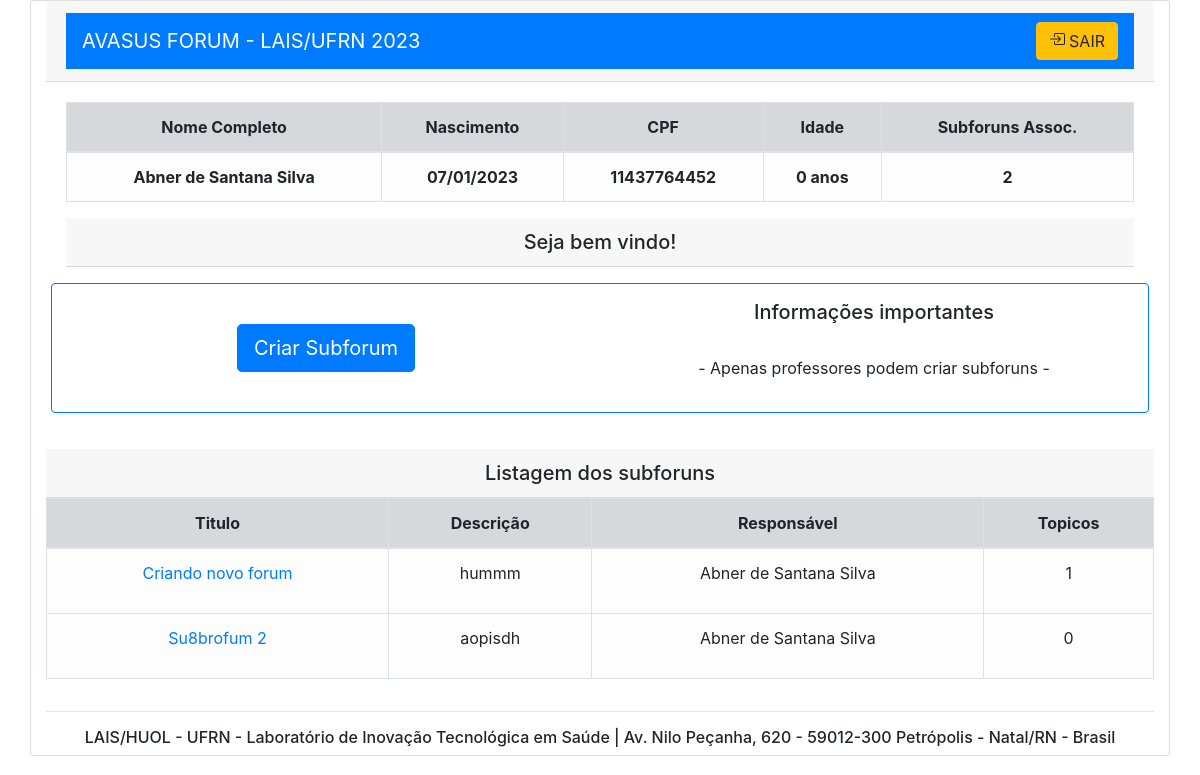
The app's page /pag-inicial (signed in), older data.
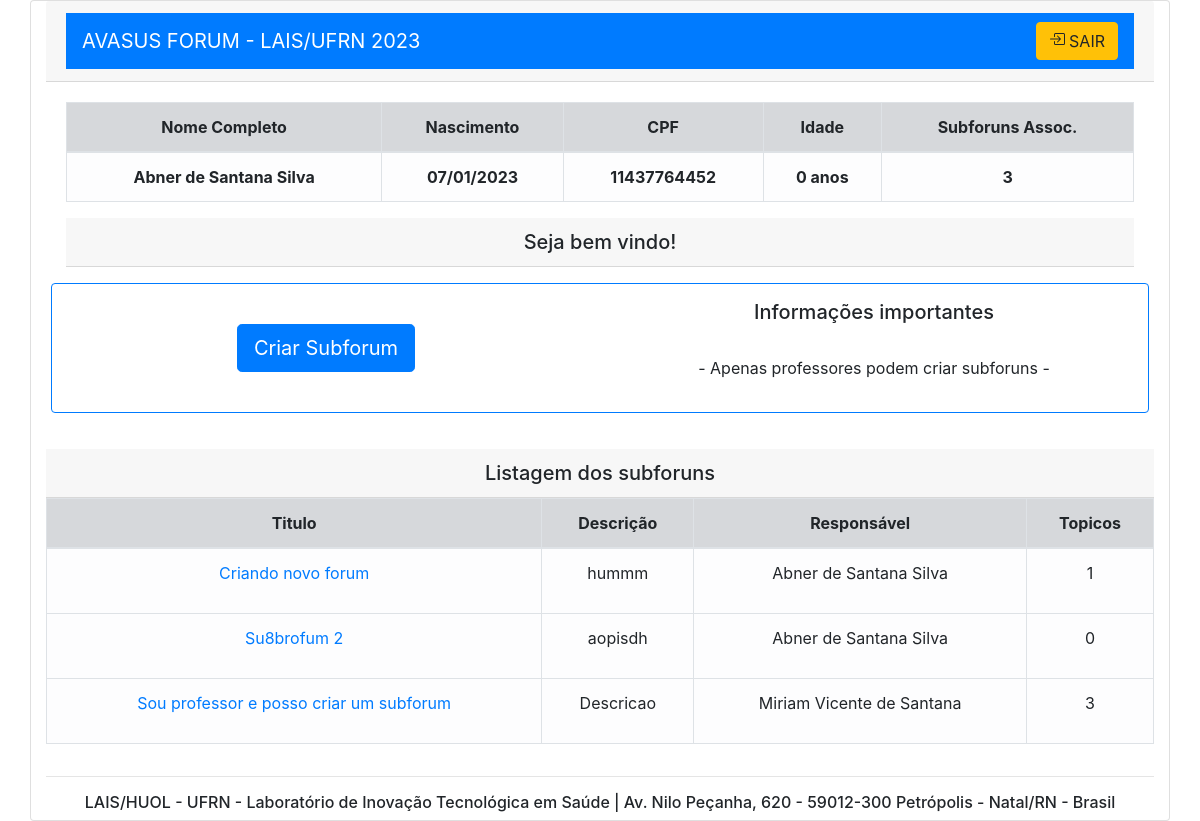
The same page, newer data.
### forum/models.py (models this page shows, shortened)
class Subforum(models.Model):
    cod_subforum = models.AutoField(primary_key=True)
    autor = models.ForeignKey(CustomUser, on_delete=models.CASCADE)
    nome_autor = models.CharField(max_length=50, default=' ')
    cat_subforum = models.ForeignKey(Categoria, on_delete=models.CASCADE)
    nome_social = models.CharField(max_length=50, default=' ')
    titulo = models.CharField(max_length=120, default=' ')
    descricao = models.CharField(max_length=512, default=' ')
    data_criacao = models.DateTimeField(default=timezone.now)
    ESTADO = (
        ("ATV", "Ativado"),
        ("TRC", "Trancado"),
    )
    estado = models.CharField(choices=ESTADO, max_length=4, default='ATV')

### forum/views.py (the view, shortened to what this page needs)
# urls.py: path('pag-inicial', pag_inicial, name='pag-inicial'),
def pag_inicial(request):
    if request.user.is_authenticated == True:
        cpf = request.user.cpf
        nome = request.user.nome_completo
        nasc = CustomUser.objects.filter(cpf=cpf).values_list('nasc')
        dias_ano = 365.2425
        idade = int((datetime.date.today() - nasc[0][0]).days / dias_ano)
        perfil =  CustomUser.objects.filter(cpf=cpf).values_list('perfil')
        if  perfil[0][0] == 'ALU':
            bloquear = 'disabled'
        else:
            bloquear=''
        _cpf = CustomUser.objects.filter(cpf=cpf)
        subforuns_assoc = len(VinculoSubforum.objects.filter(aluno=_cpf[0]))
        vinculo_subforum =VinculoSubforum.objects.values_list('aluno', 'cod_subforum').filter(aluno=_cpf[0])
        subforums = list(Subforum.objects.values_list('titulo','descricao', 'nome_autor','cod_subforum', 'nome_autor') )
        topicos = list((Topico.objects.values('cod_subforum').annotate(dcount=Count('cod_subforum'))))
        listagem_subforums = []
        for titulo, descricao, autor, cod_subforum, nome_autor in subforums:
            for cod_vinc in vinculo_subforum:
                if cod_subforum == cod_vinc[1]:
                    for n in topicos:
                        if cod_subforum == n['cod_subforum']:
                            listagem_subforums.append((titulo, descricao,autor,cod_subforum,n['dcount']))
                    try:
                        if listagem_subforums[-1][3] != cod_subforum:
                            listagem_subforums.append((titulo, descricao,autor,cod_subforum,0))
                    except:
                        listagem_subforums.append((titulo, descricao,autor,cod_subforum,0))
        context = {
            'cpf' : str(cpf),
            'nome' : str(nome),
            'idade' : str(idade),
            'nasc' : nasc[0][0],
            'bloquear' : bloquear,
            'subforuns_assoc' : subforuns_assoc,
            'listagem_subforums' : listagem_subforums
        }
        return render(request, "pag-inicial.html", context)
    else:
        return redirect('/') # se nao autenticado redireciona pra login

### forum/templates/pag-inicial.html (shortened to what this page needs)
<!DOCTYPE html>
<html lang="pt-br">
  <head>
    <link
    href="//maxcdn.bootstrapcdn.com/bootstrap/4.0.0/css/bootstrap.min.css"
    rel="stylesheet"
    id="bootstrap-css"
  />
  <link rel="stylesheet" href="https://cdn.jsdelivr.net/npm/bootstrap-icons@1.8.1/font/bootstrap-icons.css">
  </head>
  <body>
      <div class="text-center text-lg-start ">
        <form action="" method="POST">
          <div class="card container ">
            <div class="card-header">
              <nav class="navbar navbar-dark bg-primary">
                <a class="navbar-brand" href="#">AVASUS FORUM - LAIS/UFRN 2023 </a>
                <form class="form-inline my-2 my-lg-0">
                  <a href="{% url 'logout' %}" class=" btn btn-warning ">
                    SAIR</a>
                </form>
              </nav>
            </div>
            <div class="card-body ">
              <table class="table table-bordered  table-hover ">
                <thead class="table-light">
                  <tr>
                    <td class="table-secondary"><b>Nome Completo</b></td>
                    <td class="table-secondary"><b>Nascimento</b></td>
                    <td class="table-secondary"><b>CPF</b></td>
                    <td class="table-secondary"><b>Idade</b></td>
                    <td class="table-secondary"><b>Subforuns Assoc.</b></td>
                  </tr>
                </thead>
                <tbody>
                  <tr>
                    <td class="table-light"><b>{{nome}}</b></td>
                    <td class="table-light"><b>{{nasc | date:"d/m/Y"}}</b></td>
                    <td class="table-light"><b>{{cpf}}</b></td>
                    <td class="table-light"><b>{{idade}} anos</b></td>
                    <td class="table-light"><b> {{subforuns_assoc}} </b></td>
                  </tr>
                </tbody>
              </table>
              <div class="card-header h5">
                Seja bem vindo!
              </div>
            <div class="row border border-primary rounded py-3 my-3">
              <div class="col-sm  ">
<br>
<button  type="button" class="btn btn-primary btn-lg" data-toggle="modal" data-target="#exampleModalCenter" {{bloquear}}>
  Criar Subforum
</button>
      </form>
      </div>
                <br>
              <div class="col-sm">
                <p class="h5"> Informações importantes </p><br>
                <p>- Apenas professores podem criar subforuns -</p>
              </div>
          <div class="card-header h5">
            Listagem dos subforuns
          </div>
          <table class="table table-bordered  table-hover">
            <thead class="table-light" >
              <tr>
                <td class="table-secondary" ><b>Titulo </b></td>
                <td class="table-secondary" ><b>Descrição</b></td>
                <td class="table-secondary" ><b>Responsável</b></td>
                <td class="table-secondary" ><b>Topicos</b></td>
              </tr>
            </thead>
            <tbody>
              {% for titulo , descricao, responsavel, cod_subforum, topicos in listagem_subforums %}
              <tr>
              <td  class="table-light" >  <a href={{cod_subforum}}>{{titulo}}</a> </td>
              <td  class="table-light" >
                  <p> {{descricao}}</p>
              </td>
              <td  class="table-light">
                  <p>{{responsavel}}</p>
              </td>
              <td  class="table-light">
                   <p> {{topicos}}</p>
              </td>
              </tr>
              {% endfor %}
            </tbody>
          </table>
            <hr>
            <footer>
              <p class="h6">LAIS/HUOL - UFRN - Laboratório de Inovação Tecnológica em Saúde | Av. Nilo Peçanha, 620 - 59012-300 Petrópolis - Natal/RN - Brasil </p>
              </footer>
  </body>
</html>

Row changes from the older to the newer data that the page shows:
added Subforum: listagem_subforums "Sou professor e posso criar um subforum", listagem_subforums "Descricao"
Text that changed along with them:
{{ subforuns_assoc }}: "2" → "3"
new list line: "Miriam Vicente de Santana 3"
